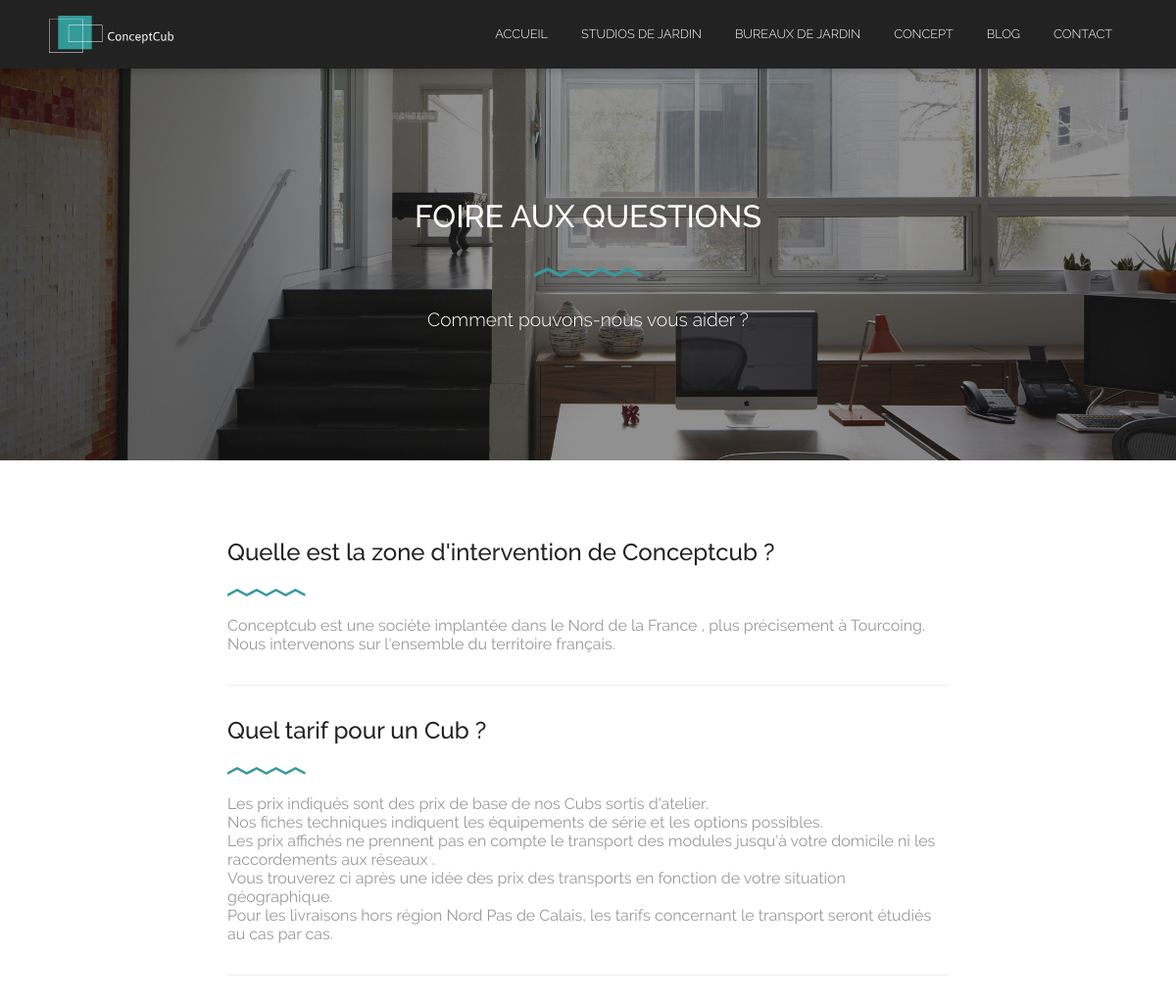
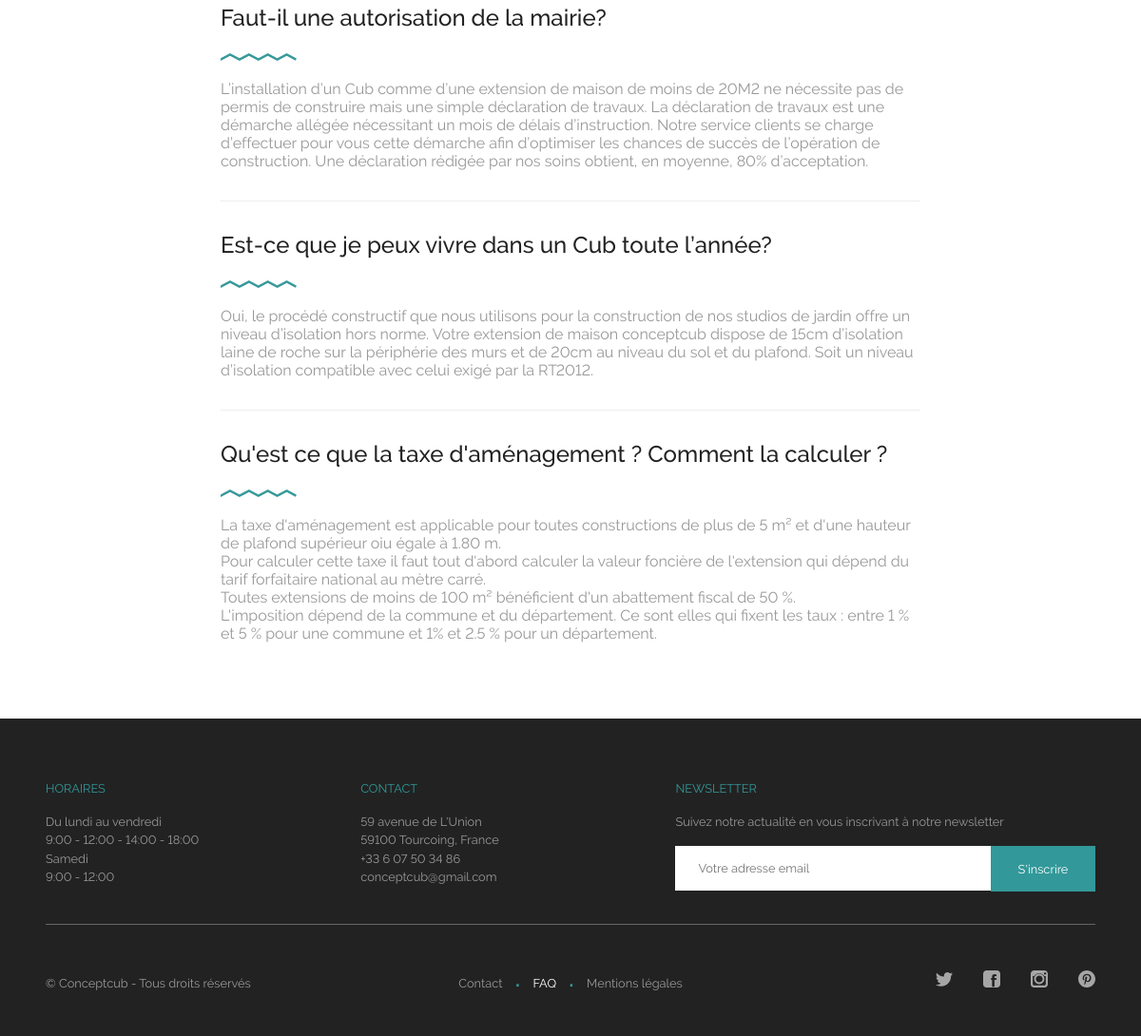
The page /index.php/faq on the database its author committed (2 pictures, top to bottom).
### tables this page shows
CREATE TABLE `produit` (
  `idProduit` int(11) NOT NULL,
  `nom` varchar(255) DEFAULT NULL,
  `description` text,
  `titre` varchar(255) DEFAULT NULL,
  `sousTitre` varchar(255) DEFAULT NULL,
  `couverture` varchar(255) DEFAULT NULL,
  `url` varchar(255) DEFAULT NULL,
  `estSupprime` int(1) DEFAULT '0'
);

CREATE TABLE `faq` (
  `idFaq` int(11) NOT NULL,
  `question` varchar(255) DEFAULT NULL,
  `reponse` text,
  `estSupprime` int(1) DEFAULT '0'
);

CREATE TABLE `entreprise` (
  `email` varchar(255) NOT NULL,
  `telephone1` varchar(255) NOT NULL,
  `telephone2` varchar(255) NOT NULL,
  `adresse` varchar(255) NOT NULL,
  `codePostal` int(11) NOT NULL,
  `ville` varchar(255) NOT NULL,
  `pays` varchar(255) NOT NULL,
  `horaire` varchar(255) NOT NULL
);

CREATE TABLE `reseaux_sociaux` (
  `idReseauxSociaux` int(11) NOT NULL,
  `nom` varchar(255) DEFAULT NULL,
  `logo` varchar(255) DEFAULT NULL,
  `lien` varchar(255) DEFAULT NULL,
  `estSupprime` int(1) DEFAULT '0'
);

### application/controllers/faq.php (called while the page is built, shortened)
<?php
class Faq extends CI_Controller
{
	public function __construct()
	{
		$this->load->model('faq_model');
		$this->load->model('reseaux_sociaux_model');
		$this->load->model('entreprise_model');
		$this->data['entreprise'] = $this->entreprise_model->lister_entreprise();
		$this->data['reseaux_sociaux'] = $this->reseaux_sociaux_model->lister_reseaux_sociaux();
		$this->data['produits'] = $this->produit_model->lister_produit();
	}
	public function index()
	{
		$this->data['titre'] = 'Foire aux questions';
		$this->data['sous_titre'] = 'Comment pouvons-nous vous aider ?';
		$this->data['faqs'] = $this->faq_model->lister_faq();
		$this->data['succes'] = $this->session->flashdata('succes');
		$this->load->view('theme/header', $this->data);
		$this->load->view('faq/accueil', $this->data);
		$this->load->view('theme/footer', $this->data);
	}
}

### index.php (called while the page is built, shortened)
<?php
require_once BASEPATH.'core/CodeIgniter.php';

### application/models/produit_model.php (called while the page is built, shortened)
<?php  if ( ! defined('BASEPATH')) exit('No direct script access allowed');
class Produit_model extends CI_Model
{
	protected $table = 'produit';
	public function lister_produit()
	{
		$this->db->where('estSupprime', 0);
		$query = $this->db->get($this->table);
        return $query->result_array();
	}
}

### application/models/faq_model.php (called while the page is built, shortened)
<?php  if ( ! defined('BASEPATH')) exit('No direct script access allowed');
class Faq_model extends CI_Model
{
	protected $table = 'faq';
	public function lister_faq()
	{
		$this->db->where('estSupprime', 0);
		$query = $this->db->get($this->table);
		return $query->result_array();
	}
}

### application/models/entreprise_model.php (called while the page is built, shortened)
<?php  if ( ! defined('BASEPATH')) exit('No direct script access allowed');
class Entreprise_model extends CI_Model
{
	protected $table = 'entreprise';
	public function lister_entreprise()
	{
		$query = $this->db->get($this->table);
		return $query->result_array();
	}
}

### application/models/reseaux_sociaux_model.php (called while the page is built, shortened)
<?php  if ( ! defined('BASEPATH')) exit('No direct script access allowed');
class Reseaux_sociaux_model extends CI_Model
{
	protected $table = 'reseaux_sociaux';
	public function lister_reseaux_sociaux()
	{
		$this->db->where('estSupprime', 0);
		$query = $this->db->get($this->table);
		return $query->result_array();
	}
}

### application/views/faq/accueil.php (the view)
<section class="cover" style="background-image: url('<?=img_url()?>faq/cover.jpg')">
	<div class="overlay">
		<div class="cover_titre">
			<h1><?= $titre ?></h1>
			<h3><?= $sous_titre ?></h3>
		</div>
	</div>
</section>
<section class="content">
	<section class="faqs">
		<?php foreach ($faqs as $faq): ?>
		<article class="faq">
			<h3 class="faq_question"><?= $faq['question'] ?></h3>
			<p class="faq_separation"><img src="<?=img_url()?>title_bottom.svg" alt=""></p>
			<p class="faq_reponse"><?= nl2br($faq['reponse']) ?></p>
		</article>
	<?php endforeach; ?>
	</section>
</section>

### application/views/theme/header.php (shortened to what this page needs)
<!DOCTYPE html>
<html lang="fr">
	<head>
		<?=css('main.min.css')?>
		<?=css('unslider.css')?>
	</head>
	<body class="body">
		<header>
			<div class="header_content">
				<a href="<?= base_url(); ?>">
				</a>
				<nav>
					<ul>
						<a href="<?= base_url() ?>"><li class="<?php if($this->uri->segment(1)==""){echo "active";}?>">Accueil</li></a>
						<?php foreach ($produits as $produit): ?>
						<?php
							$produit_url = $produit['url'];
						?>
							<a href="<?= base_url("produit/$produit_url") ?>"><li class="<?php if($this->uri->segment(2)=="$produit_url"){echo "active";}?>"><?= $produit['nom'] ?></li></a>
						<?php endforeach; ?>
						<a href="<?= base_url("concept") ?>"><li class="<?php if($this->uri->segment(1)=="concept"){echo "active";}?>">Concept</li></a>
						<a href="<?= base_url("blog") ?>"><li class="<?php if($this->uri->segment(1)=="blog"){echo "active";}?>">Blog</li></a>
						<a href="<?= base_url("contact") ?>"><li class="<?php if($this->uri->segment(1)=="contact"){echo "active";}?>">Contact</li></a>
					</ul>
				</nav>
			</div>
		</header>

### application/views/theme/footer.php (shortened to what this page needs)
		<footer>
			<section class="footer_content">
				<div class="footer_bloc">
					<ul class="texte">
						<li>Horaires</li>
						<li><?= nl2br($entreprise[0]['horaire']) ?></li>
					</ul>
				</div>
				<div class="footer_bloc">
					<ul class="texte">
						<li>Contact</li>
						<li><?= $entreprise[0]['adresse'] ?></li>
						<li><?= $entreprise[0]['codePostal'] . ' ' . $entreprise[0]['ville'] . ', ' . $entreprise[0]['pays'] ?></li>
						<li><?= $entreprise[0]['telephone1'] ?></li>
						<li><?= $entreprise[0]['email'] ?></li>
					</ul>
				</div>
				<div class="footer_bloc_newsletter">
					<ul class="texte">
						<li>Newsletter</li>
						<li>Suivez notre actualité en vous inscrivant à notre newsletter</li>
					</ul>
					<form>
						<input type="email" id="email_client" name="email" placeholder="Votre adresse email" required>
						<span>
							<button type="submit" onclick="ajouterEmail()">S'inscrire</button>
						</span>
					</form>
				</div>
				<div class="footer_bloc_bas">
					<div>
						<p>© Conceptcub - Tous droits réservés</p>
					</div>
					<div>
						<ul class="footer_menu">
							<li>
								<a class="<?php if($this->uri->segment(1)=="contact"){echo "active";}?>" href="<?= base_url("contact"); ?>">
									Contact
								</a>
							</li>
							<li>
								<a class="<?php if($this->uri->segment(1)=="faq"){echo "active";}?>" href="<?= base_url("faq"); ?>">
									FAQ
								</a>
							</li>
							<li>
								<a class="<?php if($this->uri->segment(1)=="mentions-legales"){echo "active";}?>" href="<?= base_url("mentions-legales"); ?>">
									Mentions légales
								</a>
							</li>
						</ul>
					</div>
					<div>
						<ul class="reseau_social">
							<?php foreach ($reseaux_sociaux as $reseau_social): ?>
									<a target="_blank" href="<?= $reseau_social['lien'] ?>">
										<li>
											<img src="<?=img_url()?>reseaux_sociaux/<?= $reseau_social['logo']; ?>">
										</li>
									</a>
							<?php endforeach; ?>
						</ul>
					</div>
				</div>
			</section>
		</footer>
	</body>
</html>

### rows shown on the page
produit: nom "STUDIOS DE JARDIN"
produit: nom "BUREAUX DE JARDIN"
faq: question "Quelle est la zone d'intervention de Conceptcub ?", reponse "Conceptcub est une sociéte implantée dans le Nord de la France , plus précisement à Tourcoing. Nous intervenons sur l'ensemble du territoire français."
faq: question "Quel tarif pour un Cub ?", reponse "Les prix indiqués sont des prix de base de nos Cubs sortis d'atelier. Nos fiches techniques indiquent les équipements de série et les options possibles. Les prix affichés ne prennent pas en compte le transport des modules jusqu'à votre domicile ni les raccordements aux réseaux . Vous trouverez ci après une idée des prix des transports en fonction de votre situation géographique. Pour les livraisons hors région Nord Pas de Calais, les tarifs concernant le transport seront étudiés au cas par cas."
faq: question "Faut-il une autorisation de la mairie?", reponse "L’installation d’un Cub comme d’une extension de maison de moins de 20M2 ne nécessite pas de permis de construire mais une simple déclaration de travaux. La déclaration de travaux est une démarche allégée nécessitant un mois de délais d’instruction. Notre service clients se charge d’effectuer pour vous cette démarche afin d’optimiser les chances de succès de l’opération de construction. Une déclaration rédigée par nos soins obtient, en moyenne, 80% d’acceptation."
faq: question "Est-ce que je peux vivre dans un Cub toute l’année?", reponse "Oui, le procédé constructif que nous utilisons pour la construction de nos studios de jardin offre un niveau d’isolation hors norme. Votre extension de maison conceptcub dispose de 15cm d’isolation laine de roche sur la périphérie des murs et de 20cm au niveau du sol et du plafond. Soit un niveau d’isolation compatible avec celui exigé par la RT2012."
faq: question "Qu'est ce que la taxe d'aménagement ? Comment la calculer ?", reponse "La taxe d'aménagement est applicable pour toutes constructions de plus de 5 m² et d'une hauteur de plafond supérieur oiu égale à 1.80 m. Pour calculer cette taxe il faut tout d'abord calculer la valeur foncière de l'extension qui dépend du tarif forfaitaire national au mètre carré. Toutes extensions de moins de 100 m² bénéficient d'un abattement fiscal de 50 %. L'imposition dépend de la commune et du département. Ce sont elles qui fixent les taux : entre 1 % et 5 % pour une commune et 1% et 2.5 % pour un département."
entreprise: horaire "Du lundi au vendredi 9:00 - 12:00 - 14:00 - 18:00 Samedi 9:00 - 12:00", adresse "59 avenue de L'Union", codePostal "59100", ville "Tourcoing", pays "France", telephone1 "+33 6 07 50 34 86", email "conceptcub@gmail.com"
reseaux_sociaux: logo (picture)
reseaux_sociaux: logo (picture)
reseaux_sociaux: logo (picture)
reseaux_sociaux: logo (picture)

### other values the page prints
$titre "FOIRE AUX QUESTIONS"
$sous_titre "Comment pouvons-nous vous aider ?"
